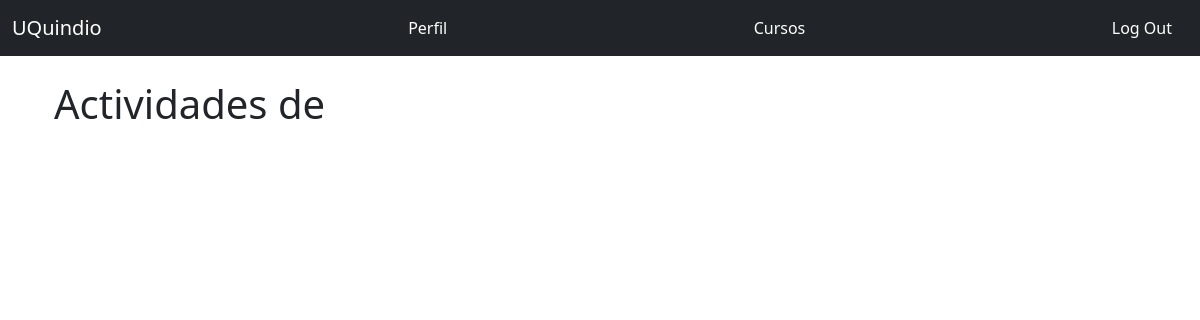
Page /activities/2 (signed in) on the earlier database version.
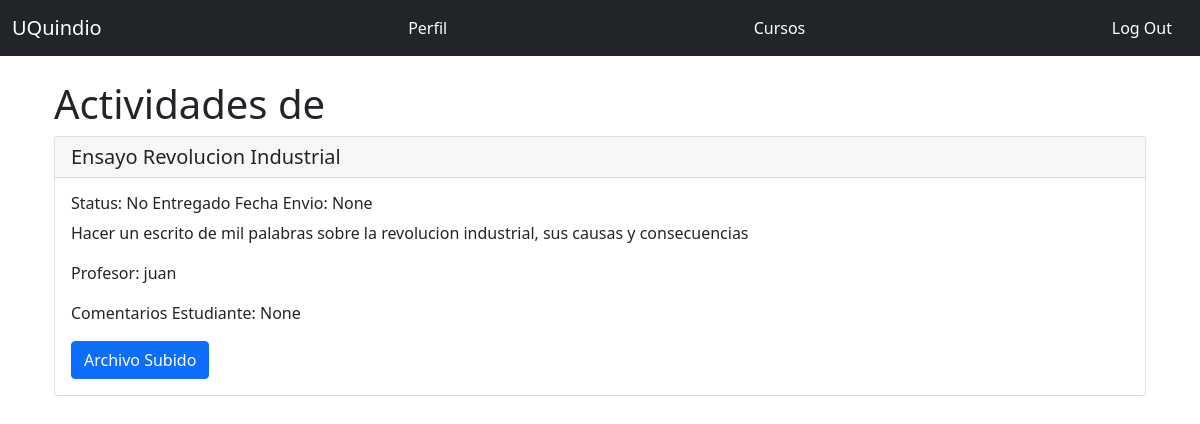
Same page on the later database version.
### app.py (models this page shows, shortened)
class Homework(db.Model):
    __tablename__ = 'homework'
    id = db.Column(db.Integer, primary_key = True)
    title = db.Column(db.String(128))
    description = db.Column(db.Text)
    limit_date = db.Column(db.DateTime, default=datetime.utcnow)
    status = db.Column(db.String)
    student_comment = db.Column(db.Text)
    grade = db.Column(db.DECIMAL(5,2))
    date_sent = db.Column(db.DateTime)
    file_url = db.Column(db.String)
    enrollment_id = db.Column(db.Integer, db.ForeignKey('enrollment.id'))

class Teacher(UserMixin, db.Model):
    __tablename__ = 'teachers'
    id = db.Column(db.Integer, primary_key = True)
    email = db.Column(db.String(64), unique=True, index=True)
    username = db.Column(db.String(64), unique=True, index=True)
    name = db.Column(db.String(64))
    last_name = db.Column(db.String(64))
    cc = db.Column(db.Integer, unique=True, index=True)
    age = db.Column(db.Integer)
    genre = db.Column(db.CHAR)
    password_hash = db.Column(db.String(128))
    role_id = db.Column(db.Integer, db.ForeignKey('roles.id'))
    course_list = db.relationship("Course",uselist=True, backref="teacher",lazy="subquery")
    @property
    def password(self):
        raise AttributeError('password no es un atributo legible')

### app.py (the view)
@app.route('/activities/<int:enrollment_id>', methods=['GET', 'POST'])
@login_required
@require_role(role="Student")
def activities(enrollment_id):
    result = db.session.execute('Select courses.name As course, teachers.name As teacher, homework.title As homework, enrollment.id As enrollment, homework.description, homework.status, homework.limit_date, homework.student_comment, homework.grade, homework.date_sent, homework.file_url, homework.id From courses Inner Join enrollment On courses.id = enrollment.course_id Inner Join students On students.id = enrollment.student_id Inner Join teachers On teachers.id = courses.teacher_id Inner Join homework On enrollment.id = homework.enrollment_id Where enrollment.id = :val', {'val': enrollment_id})
    return render_template('activities.html', result=result, enrollment_id=enrollment_id)

### app.py (called while the page is built)
def require_role(role):
    def decorator(func):
        @wraps(func)
        def wrapped_function(*args, **kwargs):
            if not session['account_type'] == role:
                return redirect("/404")
            else:
                return func(*args, **kwargs)
        return wrapped_function
    return decorator

@login_manager.user_loader
def load_user(user_id):
    if session['account_type'] == 'Student':
        return User.query.get(int(user_id))
    elif session['account_type'] == 'Teacher':
        return Teacher.query.get(int(user_id))
    else:
      return None

### templates/activities.html (shortened to what this page needs)
{% extends "base.html" %}
{% block head %}
  {{ super() }}
{% endblock %}
{% block page_content %}
<div class="page-header">
    <h1>Actividades de {{ course }} </h1>
</div>
{% for homework in result %}
  {% if homework.status == 'No entregado' %}
    <div class="card">
        <h5 class="card-header">{{ homework.homework }} </h5>
            <div class="card-body">
                <h6 class="card-title">Status: {{ homework.status }}   Fecha Limite: {{ homework.limit_date }}</h6>
                    <p class= "card-text">
                    {{ homework.description }}
                    </p>
                  <p class= "card-text">
                    Profesor: {{ homework.teacher }}
                  </p>
                  <a href="{{ url_for('upload', homework_id=homework.id, enrollment_id=enrollment_id) }}">
                    <span class="btn btn-primary">Enviar Actividad</span>
                  </a>
  {% else %}
  <div class="card">
    <h5 class="card-header">{{ homework.homework }} </h5>
        <div class="card-body">
            <h6 class="card-title">Status: {{ homework.status }} Fecha Envio: {{ homework.date_sent }}</h6>
                <p class= "card-text">
                {{ homework.description }}
                </p>
              <p class= "card-text">
                Profesor: {{ homework.teacher }}
              </p>
              <p class= "card-text">
                Comentarios Estudiante: {{ homework.student_comment }}
              </p>
              <a href="{{ url_for('download_file', homework_id=homework.id)}}">
                <span class="btn btn-primary">Archivo Subido</span>
              </a>
            </div>
    </div>
    <br/>
    {% endif %}
    {% endfor %}
{% endblock %}

### templates/base.html (shortened to what this page needs)
<!doctype html>
<html lang="en">
  <head>
    {% block head %}
    <link href="https://cdn.jsdelivr.net/npm/bootstrap@5.1.2/dist/css/bootstrap.min.css" rel="stylesheet">
    {% endblock %}
  </head>
  <body>
    {% include 'navbar.html' %}
    <br/>
    {% block content %}
        <div class="container">
            <div class= container>
                {% block page_content %}
                {% endblock %}
            </div>
        </div>
    {% endblock %}
  </body>
</html>

### templates/navbar.html (shortened to what this page needs)
<nav class="navbar navbar-expand-lg navbar-dark bg-dark">
  <div class="container-fluid">
    <a class="navbar-brand" href="{{ url_for('index') }}">UQuindio</a>
    {% if current_user.is_authenticated %}
      {% if session['account_type'] == 'Student' %}
          <a class="nav-link" href="{{ url_for('user', username=current_user.username) }}">Perfil</a>
          <a class="nav-link" href="{{ url_for('courses', username=current_user.username) }}">Cursos</a>
          <a class="nav-link" href="{{ url_for('logout') }}">Log Out</a>
      {% else  %}
        <a class="nav-link" href="{{ url_for('user_teacher', username=current_user.username) }}">Perfil</a>
        <a class="nav-link" href="{{ url_for('courses_teacher', username=current_user.username) }}">Cursos</a>
        <a class="nav-link" href="{{ url_for('logout') }}">Log Out</a>
      {% endif %}
    {% endif %}
  </div>
</nav>

### templates/base.html (style rules this page uses)
.nav-link { color: white; }

Differences in the rows shown:
added Homework: homework "Ensayo Revolucion Industrial", status "No Entregado", date_sent "None", description "Hacer un escrito de mil palabras sobre la revolucion industrial, sus causas y consecuencias", teacher "juan", student_comment "None"
